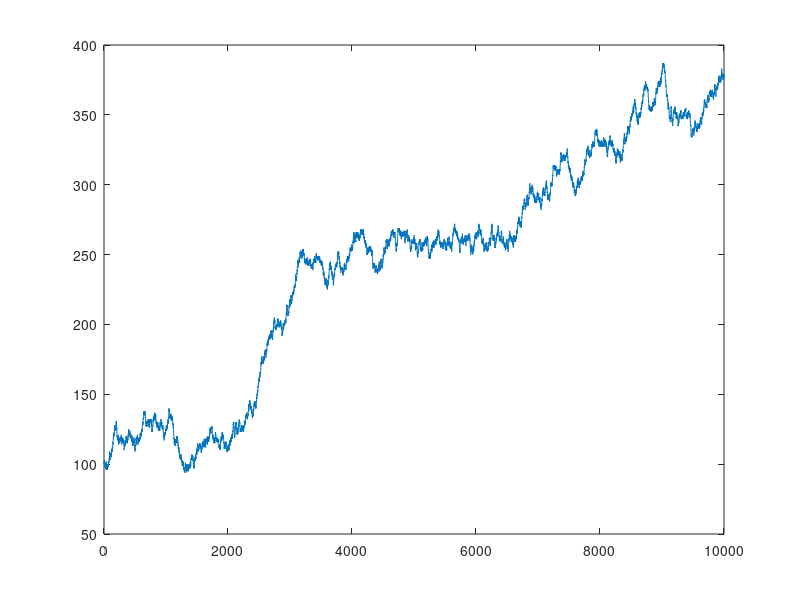

MATLAB code to generate this figure: (Note: this script raises an error after producing the figure.)
%% 1.spēlmaņu uzdevums
clc
q = 0.51 %  pirmā spēlētaja uzvaras varbūtība
S_A = 100 % pirmā spēlētaja sākuma summa
n = 10000 % spēļu skaits
trials = 500 % meģinajumu skaits
end_S = zeros(1, trials);
for t = 1:trials
   results = zeros(1, trials);
   SK_A = S_A;
   
   for i = 1:n
       if rand > q
            SK_A = SK_A - 1;
       else
            SK_A = SK_A + 1;
       end;
       
       results(i) = SK_A;
   end;
   
   plot(results);   
   end_S(t) = SK_A;   
end;

histogram(end_S)

% historgramma !! 
%% 2. Eiropas rulete
clc
clearvars

N = 100000;
trials = 3;

for t = 1:trials
    results = zeros(1, N);    
    S = 0;
    
    for i=1:N
        
        if rand * 37 > 1
            S = S - 1;
        else
            S = S + 36;
        end;
        results(i) = S;
    end;

    plot(results);
end;

